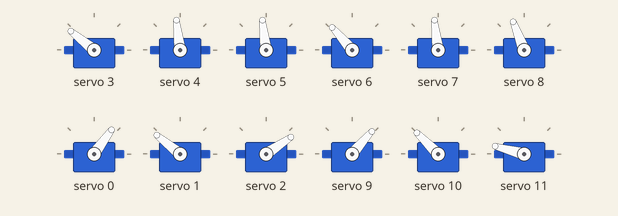
Bench run of a sketch on a simulated Arduino Uno, built with avr-gcc and run on an emulated ATmega328P. Parts: 12 × servo.

Above: at 0.05 s.
At 0.8 s:
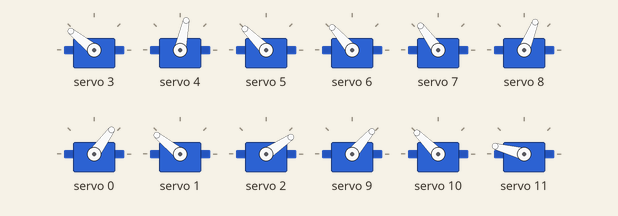
At 1.7 s:
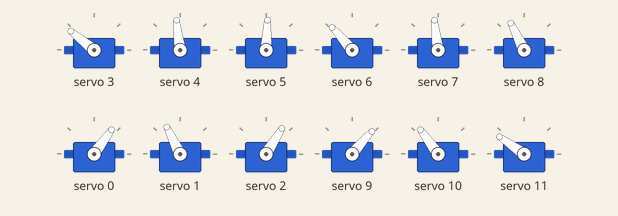
Timing chart, 0 to 4.0 s (numbered marks = the images above):
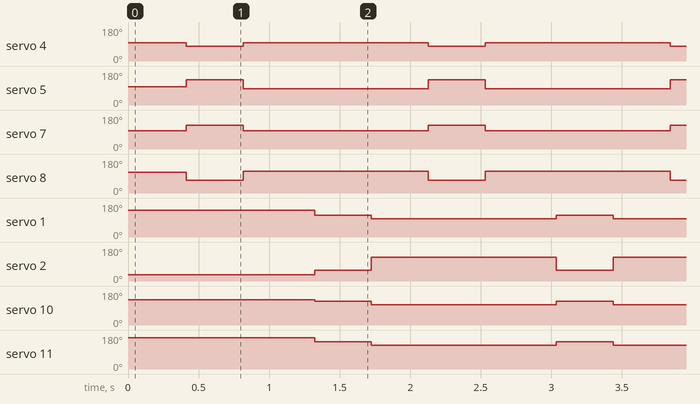

Measured:
- by itself, servo 4: alternates 97° for 1.3 s and 78° for 0.40 s
- by itself, servo 5: alternates 135° for 0.40 s and 87° for 1.3 s
- by itself, servo 7: alternates 126° for 0.40 s and 97° for 1.3 s
- by itself, servo 8: alternates 116° for 1.3 s and 68° for 0.40 s
- by itself, servo 1: alternates 116° for 0.40 s and 97° for 1.3 s
- by itself, servo 2: alternates 126° for 1.3 s and 58° for 0.40 s
- by itself, servo 10: alternates 126° for 0.40 s and 107° for 1.3 s
- by itself, servo 11: alternates 145° for 0.40 s and 126° for 1.3 s

The sketch:

forward.ino
```cpp
#include <Wire.h>
#include <Adafruit_PWMServoDriver.h>

Adafruit_PWMServoDriver pwm = Adafruit_PWMServoDriver();

#define SERVOMIN  160
#define SERVOMAX  600

#define SERVO_0 3
#define SERVO_1 4
#define SERVO_2 5
#define SERVO_3 6
#define SERVO_4 7
#define SERVO_5 8
#define SERVO_6 0
#define SERVO_7 1
#define SERVO_8 2
#define SERVO_9 9
#define SERVO_10 10
#define SERVO_11 11

void setup() {
  Serial.begin(9600);
  pwm.begin();
  pwm.setPWMFreq(60);

  // Set initial positions for all servos
  pwm.setPWM(SERVO_0, 0, val(135));
  pwm.setPWM(SERVO_1, 0, val(90));
  pwm.setPWM(SERVO_2, 0, val(90));
  pwm.setPWM(SERVO_3, 0, val(125));
  pwm.setPWM(SERVO_4, 0, val(90));
  pwm.setPWM(SERVO_5, 0, val(105));
  pwm.setPWM(SERVO_6, 0, val(45));
  pwm.setPWM(SERVO_7, 0, val(135));
  pwm.setPWM(SERVO_8, 0, val(25));
  pwm.setPWM(SERVO_9, 0, val(40));
  pwm.setPWM(SERVO_10, 0, val(130));
  pwm.setPWM(SERVO_11, 0, val(160));
}

int val(int deg) {
  int value = map(deg, 0, 180, SERVOMIN, SERVOMAX);
  return value;
}

void loop() {
  // Update front legs motion (motors 4, 5, 1, 2) with reduced step range

  for (int p1 = val(120), p2 = val(60), p3 = val(70), p4 = val(130); p1 >= val(90) && p2 <= val(110) && p3 <= val(90) && p4 >= val(80); p1 -= val(1), p2 += val(1), p3 += val(1), p4 -= val(1)) {
    delay(400);
    pwm.setPWM(SERVO_4, 0, p1);
    pwm.setPWM(SERVO_5, 0, p2);
    pwm.setPWM(SERVO_1, 0, p3);
    pwm.setPWM(SERVO_2, 0, p4);
  }

  for (int p1 = val(90), p2 = val(110), p3 = val(90), p4 = val(80); p1 <= val(120) && p2 >= val(60) && p3 >= val(70) && p4 <= val(130); p1 += val(1), p2 -= val(1), p3 -= val(1), p4 += val(1)) {
    delay(400);
    pwm.setPWM(SERVO_4, 0, p1);
    pwm.setPWM(SERVO_5, 0, p2);
    pwm.setPWM(SERVO_1, 0, p3);
    pwm.setPWM(SERVO_2, 0, p4);
  }

  delay(100);

  // Update back legs motion (motors 7, 8, 10, 11) with reduced step range
  for (int p1 = val(110), p2 = val(50), p3 = val(120), p4 = val(140); p1 >= val(90) && p2 <= val(120) && p3 >= val(100) && p4 >= val(120); p1 -= val(1), p2 += val(1), p3 -= val(1), p4 -= val(1)) {
    delay(400);
    pwm.setPWM(SERVO_7, 0, p1);
    pwm.setPWM(SERVO_8, 0, p2);
    pwm.setPWM(SERVO_10, 0, p3);
    pwm.setPWM(SERVO_11, 0, p4);
  }

  for (int p1 = val(90), p2 = val(120), p3 = val(100), p4 = val(120); p1 <= val(110) && p2 >= val(50) && p3 <= val(120) && p4 <= val(140); p1 += val(1), p2 -= val(1), p3 += val(1), p4 += val(1)) {
    delay(400);
    pwm.setPWM(SERVO_7, 0, p1);
    pwm.setPWM(SERVO_8, 0, p2);
    pwm.setPWM(SERVO_10, 0, p3);
    pwm.setPWM(SERVO_11, 0, p4);
  }
}
```
